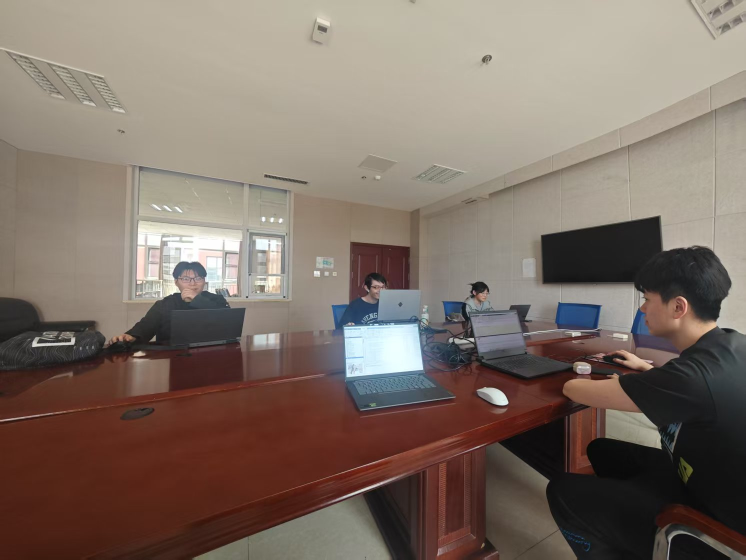
%> input picture Multi-SemComm/Multi-SemComm/imgInput.jpg, 1492 x 1120 px (shown at 1/2 size)
$ octave ima.m   (GNU Octave 9; MATLAB toolbox functions it lacks are replaced by stand-ins)
%> lines starting %> are read from the running program, lines starting %| are printed output that depends on the picture
clc;
clear;
% 读取图片并转换为像素流
img = imresize(imread('imgInput.jpg'), [64, 64]);
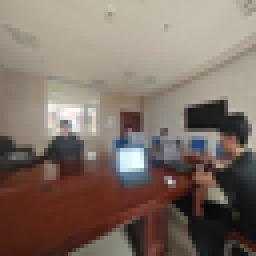
%> img: size 64x64x3 uint8 (shown 4 times larger); mean R, G, B 126.9, 112.2, 102.3
img_gray = rgb2gray(img);
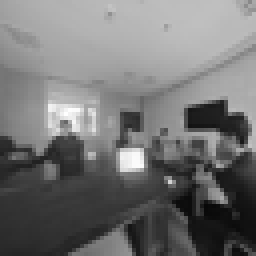
%> img_gray: size 64x64 uint8 (shown 4 times larger); min 8, max 254, mean 115.5
pixel_stream = double(img_gray(:)) / 255;  % 列向量
%> pixel_stream = 4096 values, max 0.996 at index 1053, min 0.0314 at index 3316, mean 0.453

% 生成时间向量（每个像素间隔1e-4秒）
t_img = (0:length(pixel_stream)-1)' * 1e-4;
%> t_img = 4096 values from 0 to 0.41

% 构建标量结构体（非结构体数组）
img_struct.time = t_img;
%> img_struct.time = 4096 values from 0 to 0.41
img_struct.signals.values = pixel_stream;  % 列向量
img_struct.signals.dimensions = 1;        % 单通道

% 保存到工作区
assignin('base', 'img_input', img_struct);

b=imread('imgInput.jpg');
%> b is the input picture: size 1120x1492x3 uint8; mean R, G, B 126.9, 112.2, 102.3
a=imresize(b,[68,232]);
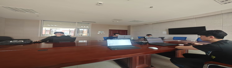
%> a: size 68x232x3 uint8; mean R, G, B 126.9, 112.2, 102.3
R=a(:,:,1);
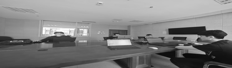
%> R: size 68x232 uint8; min 6, max 255, mean 126.9
G=a(:,:,2);
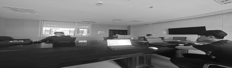
%> G: size 68x232 uint8; min 9, max 255, mean 112.2
B=a(:,:,3);

[m,n]=size(R);%（计算R的行列值）
%> m = 68; n = 232
C=R(:);%(将图像矩阵数据拉成一串)
D=G(:);%(将图像矩阵数据拉成一串)
E=B(:);%(将图像矩阵数据拉成一串)
Z=[C;D;E];
[g h]=size(Z);
%> g = 47328; h = 1
IT=Z(:);
A=0:2:20;
SNR_points = 0:2:20;
for ii=1:length(A)
    SNR=A(ii);
    %sim('image_QPSK.mdl');
    sim('D:\孙铭泽2025working record\高级通信系统\A1\QPSKxOFDMxMIMO.mdl');
%> (the run ends here)
